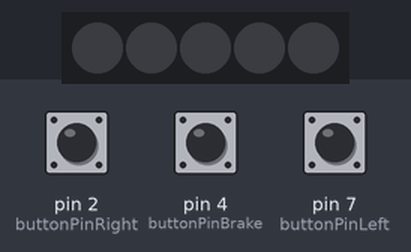
The sketch below on a simulated Arduino Uno, built with avr-gcc and run on an emulated ATmega328P. On the bench: 5 RGB LEDs in strip order, left to right. Inputs (shaded band) come from the test bench; at power-on: pin 2 (buttonPinRight) LOW, pin 4 (buttonPinBrake) LOW, pin 7 (buttonPinLeft) LOW. Dim RGB values are drawn brighter than linear.

Above: at 1.2 s.
1.3 s: pin 2 (buttonPinRight) pulled HIGH for 0.15 s
At 1.37 s:
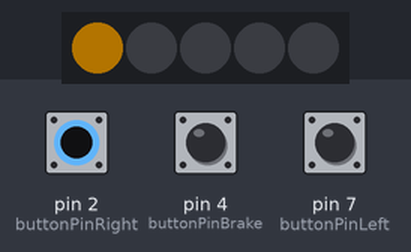
At 1.97 s:
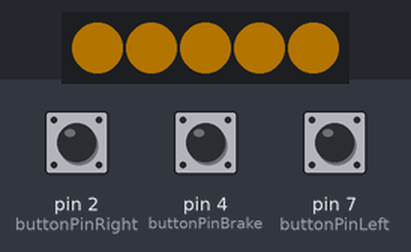
Timing chart, 0 to 8.0 s (numbered marks = the images above; inputs shaded):
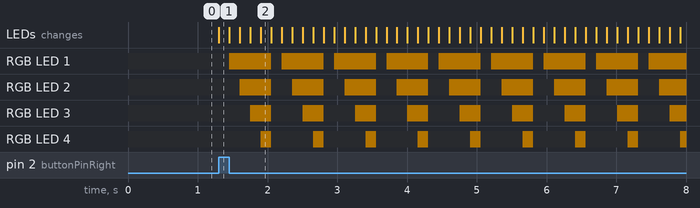

Measured:
- after the input at 1.3 s, RGB LED 1: alternates RGB(60, 39, 0) for 0.60 s and off for 0.15 s, starting after 0.15 s; RGB LED 2: alternates RGB(60, 39, 0) for 0.45 s and off for 0.30 s, starting after 0.30 s

The sketch:

BicycleTurnSignals1.ino
```cpp
#include <FastLED.h>
#define NUM_LEDS 5
#define DATA_PIN 6
#define BRIGHTNESS 60


CRGB leds[NUM_LEDS];

int i = 0;
int b = NUM_LEDS;

const int buttonPinRight = 2;     // the number of the pushbutton pin
int buttonStateRight = 0;         // variable for reading the pushbutton status

const int buttonPinLeft = 7;     // the number of the pushbutton pin
int buttonStateLeft = 0;         // variable for reading the pushbutton status

const int buttonPinBrake = 4;     // the number of the pushbutton pin
int buttonStateBrake = 0;         // variable for reading the pushbutton status

int starttime = 0;
int endtime = 0;

void setup() {

FastLED.addLeds<NEOPIXEL, DATA_PIN>(leds, NUM_LEDS);
FastLED.clear();
FastLED.show();
FastLED.setBrightness(BRIGHTNESS);

pinMode(buttonPinRight, INPUT);
pinMode(buttonPinLeft, INPUT);
pinMode(buttonPinBrake, INPUT);

}

void loop() {

buttonStateRight = digitalRead(buttonPinRight);
buttonStateLeft = digitalRead(buttonPinLeft);
buttonStateBrake = digitalRead(buttonPinBrake);

starttime = millis();
endtime = starttime;


//-------------Right Turn-----------------------
if (buttonStateRight == HIGH) {
while ((endtime - starttime) <=15000) // do this loop for up to 1000mS
{
  for(int i = 0;i<NUM_LEDS;i++){
    leds[i] = CRGB::Orange;
    FastLED.show();
    delay(150);
 }
  FastLED.clear();
  endtime = millis();
}
}

//-------------Left Turn-----------------------
if (buttonStateLeft == HIGH) {
while ((endtime - starttime) <=15000) // do this loop for up to 1000mS
{
  for(int b = 4; b <=5;b--){
    leds[b] = CRGB::Red;
    FastLED.show();
    delay(150);
 }
  FastLED.clear();
  endtime = millis();
}
}

//-------------Brake-----------------------

if (buttonStateBrake == HIGH) {
    fill_solid(leds, NUM_LEDS, CRGB::Red);
    FastLED.show();
    delay(200);
    fill_solid(leds, NUM_LEDS, CRGB::Black);
    FastLED.show();
    delay(200);
}

}
```
